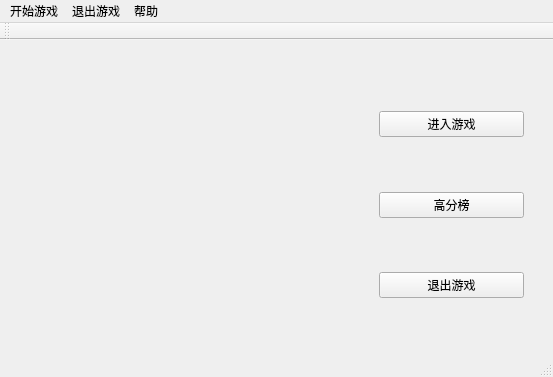
<?xml version="1.0" encoding="UTF-8"?>
<ui version="4.0">
 <class>MainWindow</class>
 <widget class="QMainWindow" name="MainWindow">
  <property name="geometry">
   <rect>
    <x>0</x>
    <y>0</y>
    <width>553</width>
    <height>377</height>
   </rect>
  </property>
  <property name="windowTitle">
   <string>MainWindow</string>
  </property>
  <widget class="QWidget" name="centralWidget">
   <widget class="QStackedWidget" name="stackedWidget">
    <property name="geometry">
     <rect>
      <x>10</x>
      <y>0</y>
      <width>536</width>
      <height>329</height>
     </rect>
    </property>
    <property name="currentIndex">
     <number>0</number>
    </property>
    <widget class="QWidget" name="pageSet">
     <layout class="QHBoxLayout" name="horizontalLayout_2">
      <item>
       <widget class="QWidget" name="widget_2" native="true"/>
      </item>
      <item>
       <widget class="QWidget" name="widget_3" native="true"/>
      </item>
      <item>
       <widget class="QWidget" name="widget" native="true">
        <layout class="QVBoxLayout" name="verticalLayout">
         <item>
          <spacer name="verticalSpacer">
           <property name="orientation">
            <enum>Qt::Vertical</enum>
           </property>
           <property name="sizeHint" stdset="0">
            <size>
             <width>20</width>
             <height>13</height>
            </size>
           </property>
          </spacer>
         </item>
         <item>
          <widget class="QPushButton" name="begin">
           <property name="text">
            <string>进入游戏</string>
           </property>
          </widget>
         </item>
         <item>
          <spacer name="verticalSpacer_2">
           <property name="orientation">
            <enum>Qt::Vertical</enum>
           </property>
           <property name="sizeHint" stdset="0">
            <size>
             <width>20</width>
             <height>18</height>
            </size>
           </property>
          </spacer>
         </item>
         <item>
          <widget class="QPushButton" name="highscore">
           <property name="text">
            <string>高分榜</string>
           </property>
          </widget>
         </item>
         <item>
          <spacer name="verticalSpacer_3">
           <property name="orientation">
            <enum>Qt::Vertical</enum>
           </property>
           <property name="sizeHint" stdset="0">
            <size>
             <width>20</width>
             <height>13</height>
            </size>
           </property>
          </spacer>
         </item>
         <item>
          <widget class="QPushButton" name="end">
           <property name="text">
            <string>退出游戏</string>
           </property>
          </widget>
         </item>
         <item>
          <spacer name="verticalSpacer_4">
           <property name="orientation">
            <enum>Qt::Vertical</enum>
           </property>
           <property name="sizeHint" stdset="0">
            <size>
             <width>20</width>
             <height>13</height>
            </size>
           </property>
          </spacer>
         </item>
        </layout>
       </widget>
      </item>
     </layout>
    </widget>
    <widget class="QWidget" name="page_2">
     <widget class="QProgressBar" name="progressBar">
      <property name="geometry">
       <rect>
        <x>30</x>
        <y>310</y>
        <width>491</width>
        <height>20</height>
       </rect>
      </property>
      <property name="value">
       <number>24</number>
      </property>
     </widget>
     <widget class="QLCDNumber" name="lcdNumber">
      <property name="geometry">
       <rect>
        <x>0</x>
        <y>70</y>
        <width>64</width>
        <height>23</height>
       </rect>
      </property>
      <property name="font">
       <font>
        <pointsize>24</pointsize>
        <weight>75</weight>
        <italic>false</italic>
        <bold>true</bold>
        <stylestrategy>PreferDefault</stylestrategy>
        <kerning>true</kerning>
       </font>
      </property>
      <property name="cursor">
       <cursorShape>ArrowCursor</cursorShape>
      </property>
      <property name="layoutDirection">
       <enum>Qt::LeftToRight</enum>
      </property>
      <property name="smallDecimalPoint">
       <bool>false</bool>
      </property>
      <property name="digitCount">
       <number>5</number>
      </property>
      <property name="intValue" stdset="0">
       <number>0</number>
      </property>
     </widget>
     <widget class="QPushButton" name="helper1">
      <property name="geometry">
       <rect>
        <x>0</x>
        <y>120</y>
        <width>61</width>
        <height>51</height>
       </rect>
      </property>
      <property name="focusPolicy">
       <enum>Qt::NoFocus</enum>
      </property>
      <property name="styleSheet">
       <string notr="true"/>
      </property>
      <property name="text">
       <string/>
      </property>
     </widget>
     <widget class="QPushButton" name="helper2">
      <property name="geometry">
       <rect>
        <x>0</x>
        <y>170</y>
        <width>61</width>
        <height>51</height>
       </rect>
      </property>
      <property name="focusPolicy">
       <enum>Qt::NoFocus</enum>
      </property>
      <property name="styleSheet">
       <string notr="true"/>
      </property>
      <property name="text">
       <string/>
      </property>
     </widget>
     <widget class="QPushButton" name="helper3">
      <property name="geometry">
       <rect>
        <x>0</x>
        <y>220</y>
        <width>61</width>
        <height>51</height>
       </rect>
      </property>
      <property name="focusPolicy">
       <enum>Qt::NoFocus</enum>
      </property>
      <property name="styleSheet">
       <string notr="true"/>
      </property>
      <property name="text">
       <string/>
      </property>
     </widget>
     <widget class="QLCDNumber" name="lcdNumber_2">
      <property name="geometry">
       <rect>
        <x>40</x>
        <y>120</y>
        <width>20</width>
        <height>23</height>
       </rect>
      </property>
      <property name="digitCount">
       <number>1</number>
      </property>
     </widget>
     <widget class="QLCDNumber" name="lcdNumber_3">
      <property name="geometry">
       <rect>
        <x>40</x>
        <y>220</y>
        <width>20</width>
        <height>23</height>
       </rect>
      </property>
      <property name="digitCount">
       <number>1</number>
      </property>
     </widget>
     <widget class="QLCDNumber" name="lcdNumber_4">
      <property name="geometry">
       <rect>
        <x>40</x>
        <y>170</y>
        <width>20</width>
        <height>23</height>
       </rect>
      </property>
      <property name="digitCount">
       <number>1</number>
      </property>
     </widget>
     <zorder>progressBar</zorder>
     <zorder>lcdNumber</zorder>
     <zorder>helper3</zorder>
     <zorder>helper2</zorder>
     <zorder>helper1</zorder>
     <zorder>lcdNumber_2</zorder>
     <zorder>lcdNumber_3</zorder>
     <zorder>lcdNumber_4</zorder>
    </widget>
    <widget class="QWidget" name="pageOver">
     <widget class="QLabel" name="labelOver">
      <property name="geometry">
       <rect>
        <x>310</x>
        <y>110</y>
        <width>191</width>
        <height>131</height>
       </rect>
      </property>
      <property name="text">
       <string>TextLabel</string>
      </property>
     </widget>
    </widget>
    <widget class="QWidget" name="pageWin">
     <widget class="QLabel" name="labelWin">
      <property name="geometry">
       <rect>
        <x>380</x>
        <y>70</y>
        <width>151</width>
        <height>151</height>
       </rect>
      </property>
      <property name="text">
       <string>TextLabel</string>
      </property>
     </widget>
    </widget>
    <widget class="QWidget" name="page">
     <widget class="QPushButton" name="back">
      <property name="geometry">
       <rect>
        <x>420</x>
        <y>280</y>
        <width>75</width>
        <height>23</height>
       </rect>
      </property>
      <property name="text">
       <string>BACK</string>
      </property>
     </widget>
     <widget class="QTextBrowser" name="textBrowser">
      <property name="geometry">
       <rect>
        <x>405</x>
        <y>40</y>
        <width>101</width>
        <height>192</height>
       </rect>
      </property>
     </widget>
    </widget>
   </widget>
  </widget>
  <widget class="QMenuBar" name="menuBar">
   <property name="geometry">
    <rect>
     <x>0</x>
     <y>0</y>
     <width>553</width>
     <height>23</height>
    </rect>
   </property>
   <widget class="QMenu" name="menu">
    <property name="title">
     <string>开始游戏</string>
    </property>
    <addaction name="action_begin"/>
   </widget>
   <widget class="QMenu" name="menu_2">
    <property name="title">
     <string>退出游戏</string>
    </property>
    <addaction name="action_end"/>
   </widget>
   <widget class="QMenu" name="menu_3">
    <property name="title">
     <string>帮助</string>
    </property>
    <addaction name="action_helpfile"/>
   </widget>
   <addaction name="menu"/>
   <addaction name="menu_2"/>
   <addaction name="menu_3"/>
  </widget>
  <widget class="QToolBar" name="mainToolBar">
   <attribute name="toolBarArea">
    <enum>TopToolBarArea</enum>
   </attribute>
   <attribute name="toolBarBreak">
    <bool>false</bool>
   </attribute>
  </widget>
  <widget class="QStatusBar" name="statusBar"/>
  <action name="action_begin">
   <property name="text">
    <string>进入游戏</string>
   </property>
  </action>
  <action name="action_end">
   <property name="text">
    <string>决定退出</string>
   </property>
  </action>
  <action name="action_helpfile">
   <property name="text">
    <string>帮助文档</string>
   </property>
  </action>
 </widget>
 <layoutdefault spacing="6" margin="11"/>
 <resources/>
 <connections/>
</ui>
